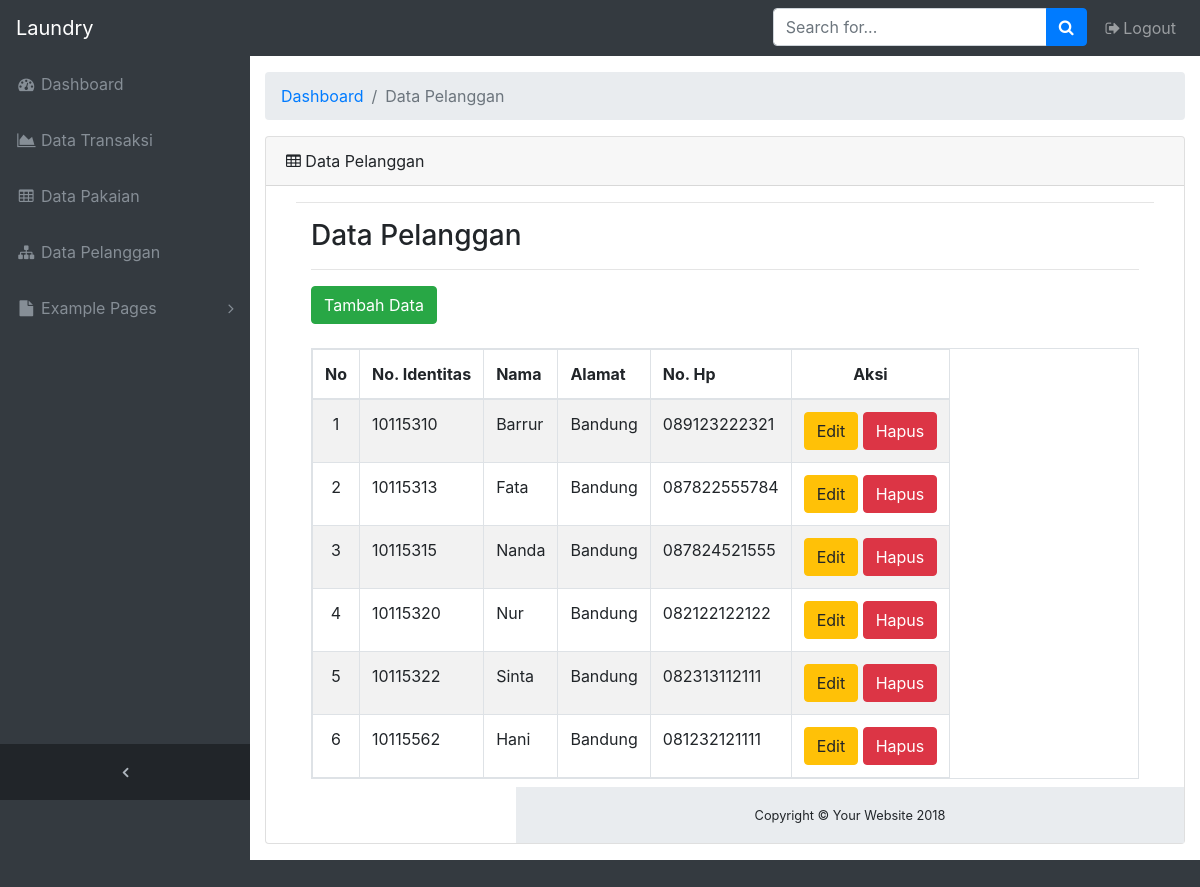
The page /Admin/data_pelanggan.php on the database its author committed.
### tables this page shows
CREATE TABLE `pelanggan` (
  `No_Identitas` char(8) NOT NULL,
  `Nama` varchar(30) NOT NULL,
  `Alamat` varchar(30) DEFAULT NULL,
  `No_Hp` varchar(15) NOT NULL
);

### Admin/data_pelanggan.php (the view, shortened to what this page needs)
<!DOCTYPE html>
<html lang="en">
<head>
  <link href="vendor/bootstrap/css/bootstrap.min.css" rel="stylesheet">
  <link href="vendor/font-awesome/css/font-awesome.min.css" rel="stylesheet" type="text/css">
  <link href="vendor/datatables/dataTables.bootstrap4.css" rel="stylesheet">
  <link href="css/sb-admin.css" rel="stylesheet">
</head>
<body class="fixed-nav sticky-footer bg-dark" id="page-top">
  <nav class="navbar navbar-expand-lg navbar-dark bg-dark fixed-top" id="mainNav">
    <a class="navbar-brand" href="index.html">Laundry</a>
    <div class="collapse navbar-collapse" id="navbarResponsive">
      <ul class="navbar-nav navbar-sidenav" id="exampleAccordion">
        <li class="nav-item" data-toggle="tooltip" data-placement="right" title="Dashboard">
          <a class="nav-link" href="index.html">
            <i class="fa fa-fw fa-dashboard"></i>
            <span class="nav-link-text">Dashboard</span>
          </a>
        </li>
        <li class="nav-item" data-toggle="tooltip" data-placement="right" title="Charts">
          <a class="nav-link" href="data_transaksi.php">
            <i class="fa fa-fw fa-area-chart"></i>
            <span class="nav-link-text">Data Transaksi</span>
          </a>
        </li>
        <li class="nav-item" data-toggle="tooltip" data-placement="right" title="Tables">
          <a class="nav-link" href="data_pakaian.php">
            <i class="fa fa-fw fa-table"></i>
            <span class="nav-link-text">Data Pakaian</span>
          </a>
        </li>
        <li class="nav-item" data-toggle="tooltip" data-placement="right" title="Tables">
          <a class="nav-link" href="data_pelanggan.php">
            <i class="fa fa-fw fa-sitemap"></i>
            <span class="nav-link-text">Data Pelanggan</span>
          </a>
        </li>
        <li class="nav-item" data-toggle="tooltip" data-placement="right" title="Example Pages">
          <a class="nav-link nav-link-collapse collapsed" data-toggle="collapse" href="#collapseExamplePages" data-parent="#exampleAccordion">
            <i class="fa fa-fw fa-file"></i>
            <span class="nav-link-text">Example Pages</span>
          </a>
        </li>
      </ul>
      <ul class="navbar-nav sidenav-toggler">
        <li class="nav-item">
          <a class="nav-link text-center" id="sidenavToggler">
            <i class="fa fa-fw fa-angle-left"></i>
          </a>
        </li>
      </ul>
      <ul class="navbar-nav ml-auto">
        <li class="nav-item">
          <form class="form-inline my-2 my-lg-0 mr-lg-2">
            <div class="input-group">
              <input class="form-control" type="text" placeholder="Search for...">
              <span class="input-group-append">
                <button class="btn btn-primary" type="button">
                  <i class="fa fa-search"></i>
                </button>
              </span>
            </div>
          </form>
        </li>
        <li class="nav-item">
          <a class="nav-link" data-toggle="modal" data-target="#exampleModal">
            <i class="fa fa-fw fa-sign-out"></i>Logout</a>
        </li>
      </ul>
    </div>
  </nav>
  <div class="content-wrapper">
    <div class="container-fluid">
      <ol class="breadcrumb">
        <li class="breadcrumb-item">
          <a href="#">Dashboard</a>
        </li>
        <li class="breadcrumb-item active">Data Pelanggan</li>
      </ol>
      <div class="card mb-3">
        <div class="card-header">
          <i class="fa fa-table"></i> Data Pelanggan</div>
        <div class="container">
          <div class="container">
  <hr>
<div class="container">
  <h3>Data Pelanggan</h3>
  <hr>
  <div class="tombol" >
    <a href="tambahdatapelanggan.php"><button type="button" class="btn btn-success btn-md " >Tambah Data </button></a>
  </div>
  <br>
  <table id="table" class="table table-striped table-bordered table-responsive" >
    <thead>
      <tr>
        <th style="text-align: center;">No</th>
        <th>No. Identitas</th>
        <th>Nama</th>
        <th>Alamat</th>
        <th>No. Hp</th>
        <th style="text-align: center;" >Aksi</th>
      </tr>
    </thead>
    <tbody>
      <?php
        include "../include/koneksi.php";
        $i = 0 + 1;
        $sql = mysqli_query($conn, "SELECT * FROM pelanggan ORDER BY `No_Identitas`");
        while ($hasil = mysqli_fetch_array($sql)) {
     ?>
  <tr>
      <td style="text-align: center;"><?php echo $i; ?></td>
      <td><?php echo $hasil['No_Identitas']; ?></td>
      <td><?php echo $hasil['Nama']; ?></td>
      <td><?php echo $hasil['Alamat']; ?></td>
      <td><?php echo $hasil['No_Hp']; ?></td>
      <td style="text-align: center;"><a href="editdatapelanggan.php?edit=<?php echo $hasil['No_Identitas']; ?>" class="btn btn-warning">Edit</a>
      <a href="proses-hapus-pelanggan.php?hapus=<?php echo $hasil['No_Identitas']; ?>" class="btn btn-danger">Hapus</a></td>
  </tr>
  <?php
      $i++;
      }
    ?>
  </tbody>
  </table>
  <br>
  <br>
</div>
      </div>
    <footer class="sticky-footer">
      <div class="container">
        <div class="text-center">
          <small>Copyright © Your Website 2018</small>
        </div>
      </div>
    </footer>
  </div>
</body>
</html>

### Admin/css/sb-admin.css (style rules this page uses)
html { position: relative; min-height: 100%; }
body { overflow-x: hidden; }
body.sticky-footer { margin-bottom: 56px; }
body.sticky-footer .content-wrapper { min-height: calc(100vh - 56px - 56px); }
body.fixed-nav { padding-top: 56px; }
.content-wrapper { min-height: calc(100vh - 56px); padding-top: 1rem; }
#mainNav .navbar-collapse { overflow: auto; max-height: 75vh; }
#mainNav .navbar-collapse .navbar-nav .nav-item .nav-link { cursor: pointer; }
#mainNav .navbar-collapse .navbar-sidenav .nav-link-collapse:after { float: right; content: '\f107'; font-family: 'FontAwesome'; }
#mainNav .navbar-collapse .navbar-sidenav .nav-link-collapse.collapsed:after { content: '\f105'; }
#mainNav .navbar-collapse .sidenav-toggler { display: none; }
@media (min-width: 992px) { #mainNav .navbar-brand { width: 250px; } }
@media (min-width: 992px) { #mainNav .navbar-collapse { overflow: visible; max-height: none; } }
@media (min-width: 992px) { #mainNav .navbar-collapse .navbar-sidenav { position: absolute; top: 0; left: 0; -webkit-flex-direction: column; -ms-flex-direction: column; flex-direction: column; margin-top: 56px; } }
@media (min-width: 992px) { #mainNav .navbar-collapse .navbar-sidenav > .nav-item { width: 250px; padding: 0; } }
@media (min-width: 992px) { #mainNav .navbar-collapse .navbar-sidenav > .nav-item > .nav-link { padding: 1em; } }
#mainNav.fixed-top .sidenav-toggler { display: none; }
@media (min-width: 992px) { #mainNav.fixed-top .navbar-sidenav { height: calc(100vh - 112px); } }
@media (min-width: 992px) { #mainNav.fixed-top .sidenav-toggler { position: absolute; top: 0; left: 0; display: flex; -webkit-flex-direction: column; -ms-flex-direction: column; flex-direction: column; margin-top: calc(100vh - 56px); } }
@media (min-width: 992px) { #mainNav.fixed-top .sidenav-toggler > .nav-item { width: 250px; padding: 0; } }
@media (min-width: 992px) { #mainNav.fixed-top .sidenav-toggler > .nav-item > .nav-link { padding: 1em; } }
#mainNav.fixed-top.navbar-dark .sidenav-toggler { background-color: #212529; }
#mainNav.fixed-top.navbar-dark .sidenav-toggler a i { color: #adb5bd; }
.content-wrapper { overflow-x: hidden; background: white; }
@media (min-width: 992px) { .content-wrapper { margin-left: 250px; } }
#sidenavToggler i { font-weight: 800; }
#mainNav.navbar-dark .navbar-collapse .navbar-sidenav .nav-link-collapse:after { color: #868e96; }
#mainNav.navbar-dark .navbar-collapse .navbar-sidenav > .nav-item > .nav-link { color: #868e96; }
@media (min-width: 992px) { #mainNav.navbar-dark .navbar-collapse .navbar-sidenav { background: #343a40; } }
footer.sticky-footer { position: absolute; right: 0; bottom: 0; width: 100%; height: 56px; background-color: #e9ecef; line-height: 55px; }
@media (min-width: 992px) { footer.sticky-footer { width: calc(100% - 250px); } }

### rows shown on the page
pelanggan: No_Identitas "10115310", Nama "Barrur", Alamat "Bandung", No_Hp "089123222321"
pelanggan: No_Identitas "10115313", Nama "Fata", Alamat "Bandung", No_Hp "087822555784"
pelanggan: No_Identitas "10115315", Nama "Nanda", Alamat "Bandung", No_Hp "087824521555"
pelanggan: No_Identitas "10115320", Nama "Nur", Alamat "Bandung", No_Hp "082122122122"
pelanggan: No_Identitas "10115322", Nama "Sinta", Alamat "Bandung", No_Hp "082313112111"
pelanggan: No_Identitas "10115562", Nama "Hani", Alamat "Bandung", No_Hp "081232121111"
